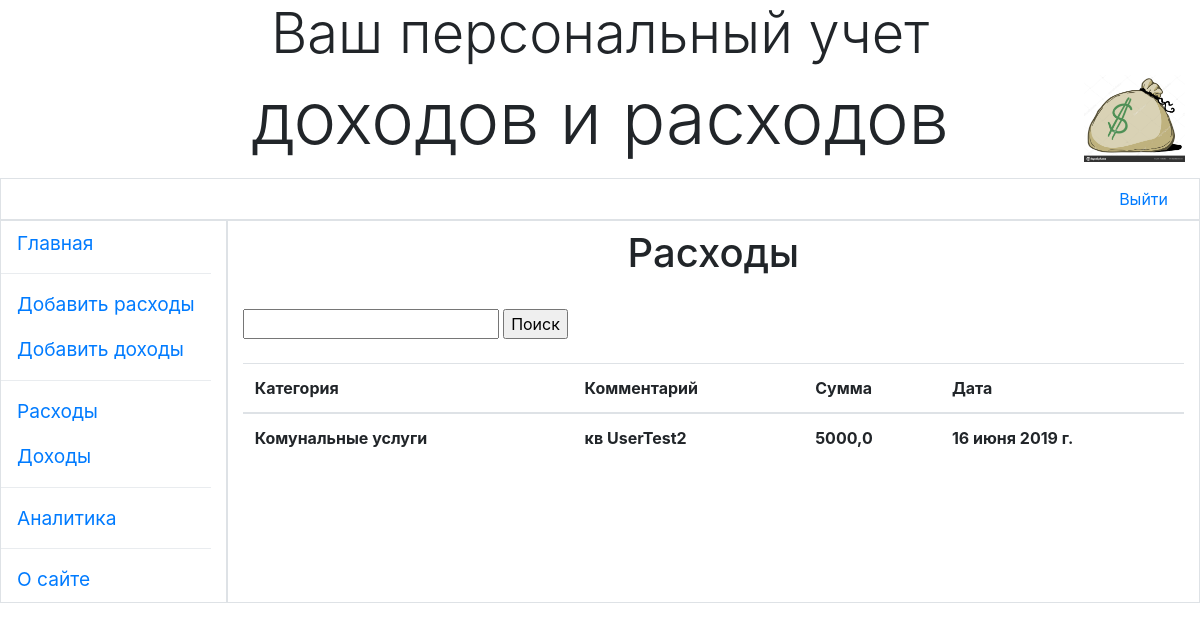
Page /costs/ (signed in) on the committed database.
### main/models.py (models this page shows)
class Costs(models.Model):
    CHOICES_COSTS = (
    ('Без категории', 'Без категории'),
    ('Комунальные услуги', 'Комунальные услуги'),
    ('Продуктовые покупки', 'Продуктовые покупки'),
    ('Товары для дома', 'Товары для дома'),
    ('Одежда, обувь, аксессуары', 'Одежда, обувь, аксессуары'),
    ('Образование', 'Образование'),
    ('Лекарства и медицина', 'Лекарства и медицина'),
    ('Автомобиль/транспорт', 'Автомобиль/транспорт'),
    ('Развлечения', 'Развлечения'),
    ('Хобби', 'Хобби'),
    ('Личные траты', 'Личные траты'),
        )
    content = models.CharField(max_length=25, choices=CHOICES_COSTS, default='Без категории',
                               verbose_name='Категория')
    title = models.CharField(max_length=40,blank=True, null=True, verbose_name='Комментарий')
    price = models.FloatField(default=0, verbose_name='Сумма')
    author = models.ForeignKey(User, on_delete=models.CASCADE, verbose_name='Пользователь')
    created_at = models.DateField(verbose_name='Дата')
    class Meta:
        verbose_name_plural = 'Записи о расходах'
        verbose_name = 'Расход'
        ordering = ['-created_at']

### main/views.py (the view)
# urls.py: path('costs/', CostsList.as_view(), name='costs'),
class CostsList(ListView):
    model = Costs
    template_name = 'main/costs.html'
    paginate_by = 5
    def get_queryset(self):
        return Costs.objects.filter(author=self.request.user)

### main/templates/main/costs.html (shortened to what this page needs)
{% extends "layout/basic.html" %}
{% load bootstrap4 %}
{% load static %}
{% block content %}
{% if user.is_authenticated %}
    <h1><center>Расходы</center></h1><br>
{% include "main/costs_search_form.html" %}<br>
<table class="table">
    <thead class="thead-default">
    <tr>
        <th>Категория</th>
        <th>Комментарий</th>
        <th>Сумма</th>
        <th>Дата</th>
    </tr>
    </thead>
    {% for i in costs_list %}
    <tr>
        <th>{{ i.content }}</th>
        <th>{{ i.title }}</th>
        <th>{{ i.price }}</th>
        <th>{{ i.created_at }}</th>
    </tr>
    {% endfor %}
</table>
<br>
{% include "main/paginated.html" %}<br>
{% else %}
    {% include "main/index.html" %}
{% endif %}
{% endblock %}

### main/templates/main/costs.html (style rules this page uses)
table { width: 100%; }

### rows in the picture
Costs: content "Комунальные услуги", title "кв UserTest2", price "5000,0", created_at "16 июня 2019 г."
